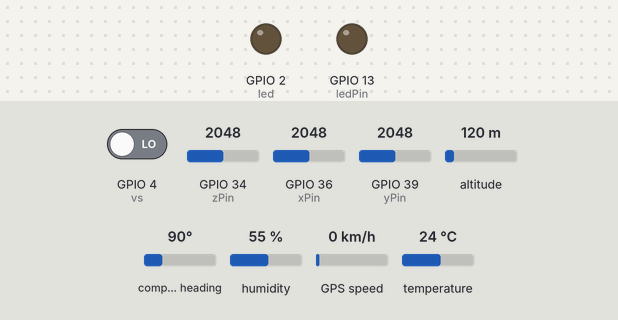
Bench run of a sketch on a simulated ESP32. Parts: output pins drawn as LEDs (lit = HIGH). The inputs (shaded band) are chosen by the test bench; at power-on: GPIO 34 (zPin) = 2048, GPIO 4 (vs) LOW, GPIO 36 (xPin) = 2048, GPIO 39 (yPin) = 2048, altitude 120 m, compass heading 90°, humidity 55 %, GPS speed 0 km/h, temperature 24 °C. WiFi joins after 1.5 s; servers stay silent unless stated; storage starts empty; the GPS gets a fix after 3 s at 37.7749, -122.4194 with 8 satellites; what the sketch prints to the serial monitor is not drawn.

Above: at 2.8 s.
2.9 s: GPIO 34 (zPin) set to 1899
4.8 s: GPIO 34 (zPin) set to 1821
At 7.1 s:
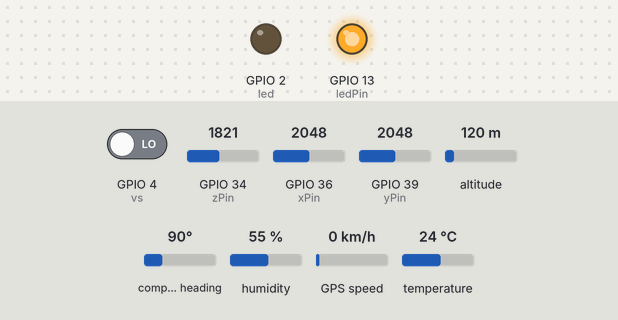
Timing chart, 0 to 8.6 s (numbered marks = the images above; inputs shaded):
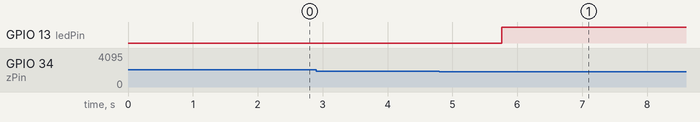

The sketch:

all_for_one.ino
```cpp
// Existing libraries
#include <Wire.h>
#include <Adafruit_Sensor.h>
#include <Adafruit_BME280.h>
#include <TinyGPSPlus.h>
#include <ArduinoJson.h>
#include <FS.h>
#include <SPIFFS.h>
#include <WiFi.h>
#include <WebServer.h>

// Wi-Fi credentials
const char* ssid = "arc";
const char* password = "arc20242025";

// Web server on port 80
WebServer server(80);

// Pin definitions
#define xPin 36
#define yPin 39
#define zPin 34
#define ledPin 13
int led = 2;
int vs = 4;
#define RX_PIN 17
#define TX_PIN 16
#define SEALEVELPRESSURE_HPA (1013.25)

// Sensor objects
Adafruit_BME280 bme;
TinyGPSPlus gps;
HardwareSerial gpsSerial(2);

// Constants
const int samples = 10;
const int fallThreshold = 200;
const int numCalibrationSamples = 100;
const float TEMP_FIRE_THRESHOLD = 50.0;
const float HUMIDITY_FIRE_THRESHOLD = 20.0;
const float TEMP_RISK_THRESHOLD = 35.0;
const float HUMIDITY_RISK_THRESHOLD = 30.0;

// Calibration variables
int xOffset = 0;
int yOffset = 0;
int zOffset = 0;

// JSON file path
const char* filename = "/sensor_data.json";

// Timing variables for non-blocking delay
unsigned long previousMillis = 0;
const long interval = 200;

void calibrateSensor();
bool isTreeFalling(int x, int y, int z);
void displayGPSInfo();
void updateJsonFile(float temp, float hum, int x, int y, int z, float freq, double lat, double lng, String timestamp);

void setup() {
  Serial.begin(115200);
  while (!Serial) delay(100);

  if (!SPIFFS.begin(true)) {
    return;
  }

  WiFi.begin(ssid, password);
  while (WiFi.status() != WL_CONNECTED) {
    delay(500);
  }
  Serial.print("http://");
  Serial.println(WiFi.localIP());

  // Set up web server route with CORS header
  server.on("/data", []() {
    File file = SPIFFS.open(filename, FILE_READ);
    if (!file) {
      server.send(404, "text/plain", "File not found");
    } else {
      server.sendHeader("Access-Control-Allow-Origin", "*"); // Allow all origins
      server.streamFile(file, "application/json");
      file.close();
    }
  });
  server.begin();

  pinMode(led, OUTPUT);
  pinMode(vs, INPUT);
  pinMode(ledPin, OUTPUT);
  digitalWrite(ledPin, LOW);
  digitalWrite(led, LOW);

  if (!bme.begin(0x76)) {
    while (1) delay(10);
  }

  gpsSerial.begin(9600, SERIAL_8N1, RX_PIN, TX_PIN);
  calibrateSensor();
}

void loop() {
  unsigned long currentMillis = millis();
  if (currentMillis - previousMillis >= interval) {
    previousMillis = currentMillis;

    server.handleClient();

    long measurement = pulseIn(vs, HIGH);
    float frequency = (measurement > 0) ? 1000000.0 / measurement : 0.0;
    if (frequency >= 500 && frequency <= 1500) {
      digitalWrite(led, HIGH);
    } else {
      digitalWrite(led, LOW);
    }

    int xRaw = 0, yRaw = 0, zRaw = 0;
    for (int i = 0; i < samples; i++) {
      xRaw += analogRead(xPin);
      yRaw += analogRead(yPin);
      zRaw += analogRead(zPin);
      taskYIELD();
    }
    xRaw /= samples;
    yRaw /= samples;
    zRaw /= samples;

    int xZeroed = xRaw - xOffset;
    int yZeroed = yRaw - yOffset;
    int zZeroed = zRaw - zOffset;

    if (isTreeFalling(xZeroed, yZeroed, zZeroed)) {
      digitalWrite(ledPin, HIGH);
    } else {
      digitalWrite(ledPin, LOW);
    }

    float temperature = bme.readTemperature();
    float humidity = bme.readHumidity();

    double latitude = 0.0, longitude = 0.0;
    String timestamp = "";
    int gpsIterations = 0;
    while (gpsSerial.available() > 0 && gpsIterations < 100) {
      if (gps.encode(gpsSerial.read())) {
        displayGPSInfo();
        if (gps.location.isValid()) {
          latitude = gps.location.lat();
          longitude = gps.location.lng();
        }
        if (gps.time.isValid()) {
          char timeStr[9];
          sprintf(timeStr, "%02d:%02d:%02d", gps.time.hour(), gps.time.minute(), gps.time.second());
          timestamp = String(timeStr);
        }
      }
      gpsIterations++;
      taskYIELD();
    }

    updateJsonFile(temperature, humidity, xZeroed, yZeroed, zZeroed, frequency, latitude, longitude, timestamp);
  }
}

void updateJsonFile(float temp, float hum, int x, int y, int z, float freq, double lat, double lng, String timestamp) {
  StaticJsonDocument<512> doc;
  doc["temperature"] = temp;
  doc["humidity"] = hum;
  doc["accelerometer"]["x"] = x;
  doc["accelerometer"]["y"] = y;
  doc["accelerometer"]["z"] = z;
  doc["vibration_frequency"] = freq;
  doc["gps"]["latitude"] = lat;
  doc["gps"]["longitude"] = lng;
  doc["timestamp"] = timestamp;

  File file = SPIFFS.open(filename, FILE_WRITE);
  if (!file) {
    return;
  }
  serializeJson(doc, file);
  file.close();
}

bool isTreeFalling(int x, int y, int z) {
  float magnitude = sqrt(x * x + y * y + z * z);
  return (magnitude > fallThreshold);
}

void calibrateSensor() {
  long xSum = 0, ySum = 0, zSum = 0;
  for (int i = 0; i < numCalibrationSamples; i++) {
    xSum += analogRead(xPin);
    ySum += analogRead(yPin);
    zSum += analogRead(zPin);
    delay(1);
    taskYIELD();
  }
  xOffset = xSum / numCalibrationSamples;
  yOffset = ySum / numCalibrationSamples;
  zOffset = zSum / numCalibrationSamples;
}

void displayGPSInfo() {}
```

Measured:
- the behaviour switches between 1848 and 1847 on GPIO 34 (zPin) (found by bisection; images 0 and 1)
- after the input at 2.9 s, every drawn part: stays the same
- after the input at 4.8 s, GPIO 13 (ledPin): LOW → HIGH after 0.96 s
